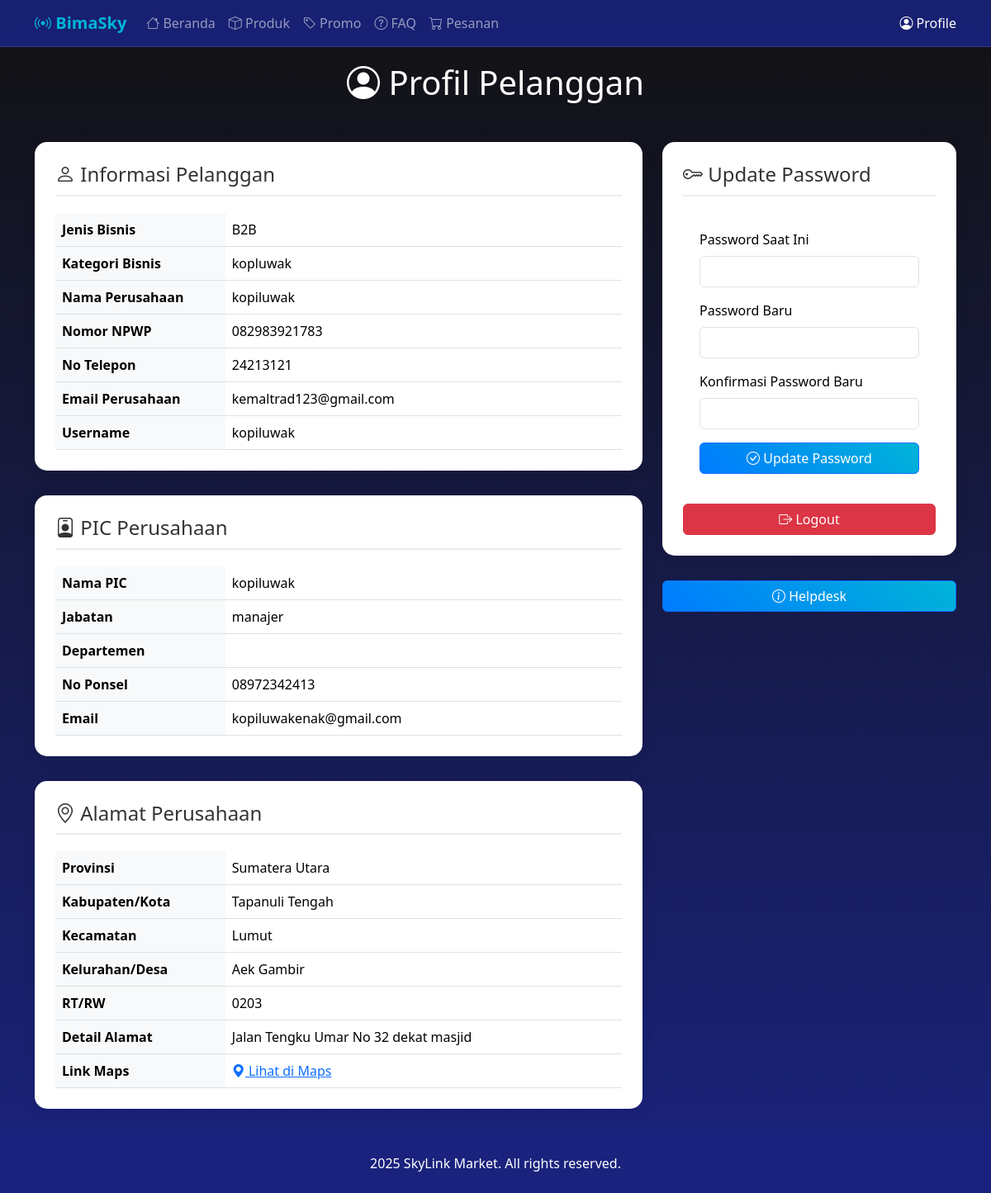
Screenshot of /display/profile.php (signed in) with the database file from the repository.
### tables this page shows
CREATE TABLE `pelanggan` (
  `id` int(11) NOT NULL,
  `jenis_bisnis` enum('B2B','B2C') NOT NULL,
  `kategori_bisnis` varchar(255) NOT NULL,
  `nama_perusahaan` varchar(255) NOT NULL,
  `nomor_npwp` varchar(20) DEFAULT NULL,
  `no_telepon` varchar(20) DEFAULT NULL,
  `password` varchar(255) NOT NULL,
  `sumber_informasi` varchar(255) DEFAULT NULL,
  `email_perusahaan` varchar(50) NOT NULL,
  `username` varchar(50) NOT NULL,
  `pic_perusahaan` varchar(225) NOT NULL,
  `alamat_perusahaan` varchar(255) DEFAULT NULL,
  `status` enum('pending','approve') NOT NULL DEFAULT 'pending'
);

CREATE TABLE `pic_perusahaan` (
  `id` int(11) NOT NULL,
  `nama_pic` varchar(255) NOT NULL,
  `jabatan` varchar(255) DEFAULT NULL,
  `departemen` varchar(255) DEFAULT NULL,
  `no_ponsel` varchar(20) DEFAULT NULL,
  `nik` varchar(16) DEFAULT NULL,
  `dokumen_legalitas` varchar(255) DEFAULT NULL,
  `foto_akta_pendirian` varchar(255) DEFAULT NULL,
  `foto_nib_isp` varchar(255) DEFAULT NULL,
  `email` varchar(50) NOT NULL,
  `pelanggan_id` int(11) NOT NULL
);

CREATE TABLE `alamat_perusahaan` (
  `id` int(11) NOT NULL,
  `provinsi` varchar(255) DEFAULT NULL,
  `kabupaten_kota` varchar(255) DEFAULT NULL,
  `kecamatan` varchar(255) DEFAULT NULL,
  `kelurahan_desa` varchar(255) DEFAULT NULL,
  `rt_rw` varchar(20) DEFAULT NULL,
  `detail_alamat` text DEFAULT NULL,
  `link_maps` text DEFAULT NULL,
  `pelanggan_id` int(11) NOT NULL
);

### controllers/ProfileController.php (called while the page is built, shortened)
<?php
require_once __DIR__ . '/../models/Profile.php';
require_once __DIR__ . '/../config/db_connection.php';
class ProfileController {
    private $model;
    public function __construct() {
        $this->conn = Database::getConnection();
        $this->model = new Profile($this->conn);
    }
    public function index() {
        $userId = $_SESSION['user_id'];
        $user = $this->model->getUserProfile($userId);
        $address = $this->model->getUserAddress($userId);
        $pic = $this->model->getUserPIC($userId);
        require_once __DIR__ . '/../views/profile_view.php';
    }
}
?>

### display/profile.php (called while the page is built, shortened)
<?php
require_once '../controllers/ProfileController.php';
$controller = new ProfileController();
$controller->index();

### config/db_connection.php (called while the page is built, shortened)
<?php
class Database
{
    private static $host = 'localhost';
    private static $username = 'root';
    private static $password = '';
    private static $database = 'dtptelkomsat';
    private static $conn = null;
    public static function getConnection()
    {
        if (self::$conn === null) {
            self::$conn = new mysqli(self::$host, self::$username, self::$password, self::$database);
        }
        return self::$conn;
    }
}
?>

### models/Profile.php (called while the page is built, shortened)
<?php
class Profile {
    private $conn;
    public function __construct($db) {
        $this->conn = $db;
    }
    public function getUserProfile($userId) {
        $query = "SELECT * FROM pelanggan WHERE id = ?";
        $stmt = $this->conn->prepare($query);
        $stmt->bind_param("i", $userId);
        $stmt->execute();
        $result = $stmt->get_result();
        $user = $result->fetch_assoc();
        return $user;
    }
    public function getUserAddress($userId) {
        $query = "SELECT * FROM alamat_perusahaan WHERE pelanggan_id = ?";
        $stmt = $this->conn->prepare($query);
        $stmt->bind_param("i", $userId);
        $stmt->execute();
        $result = $stmt->get_result();
        $address = $result->fetch_assoc();
        return $address;
    }
    public function getUserPIC($userId) {
        $query = "SELECT * FROM pic_perusahaan WHERE pelanggan_id = ?";
        $stmt = $this->conn->prepare($query);
        $stmt->bind_param("i", $userId);
        $stmt->execute();
        $result = $stmt->get_result();
        $pic = $result->fetch_assoc();
        return $pic;
    }
}
?>

### views/profile_view.php (the view, shortened to what this page needs)
<!DOCTYPE html>
<html lang="en">
<head>
    <link rel="stylesheet" href="/skripsi/css/style.css">
    <link rel="stylesheet" href="/skripsi/css/skylink-theme.css">
    <link href="https://cdn.jsdelivr.net/npm/bootstrap@5.3.3/dist/css/bootstrap.min.css" rel="stylesheet">
    <link rel="stylesheet" href="https://cdn.jsdelivr.net/npm/bootstrap-icons@1.11.3/font/bootstrap-icons.min.css">
</head>
<body>
    <header>
        <nav class="navbar navbar-expand-lg navbar-dark fixed-top">
            <div class="container">
                <a class="navbar-brand" href="#">
                    <i class="bi bi-broadcast"></i> BimaSky
                </a>
                <div class="collapse navbar-collapse" id="navbarNav">
                    <ul class="navbar-nav me-auto">
                        <li class="nav-item">
                            <a class="nav-link" href="home">
                                <i class="bi bi-house"></i> Beranda
                            </a>
                        </li>
                        <li class="nav-item">
                            <a class="nav-link" href="produk">
                                <i class="bi bi-box"></i> Produk
                            </a>
                        </li>
                        <li class="nav-item">
                            <a class="nav-link" href="promo">
                                <i class="bi bi-tag"></i> Promo
                            </a>
                        </li>
                        <li class="nav-item">
                            <a class="nav-link" href="faq">
                                <i class="bi bi-question-circle"></i> FAQ
                            </a>
                        </li>
                        <li class="nav-item">
                            <a class="nav-link" href="tracking.order">
                                <i class="bi bi-cart"></i> Pesanan
                            </a>
                        </li>
                    </ul>
                    <div class="d-flex">
                        <a class="nav-link active text-white" href="profile">
                            <i class="bi bi-person-circle"></i> Profile
                        </a>
                    </div>
                </div>
            </div>
        </nav>
    </header>
    <div class="container">
        <div class="row">
            <div class="col-md-12 mb-4">
                <h1 class="text-center mb-4">
                    <i class="bi bi-person-circle"></i> Profil Pelanggan
                </h1>
            </div>
        </div>
        <div class="row">
            <div class="col-md-8">
                <div class="profile-section">
                    <h2><i class="bi bi-person"></i> Informasi Pelanggan</h2>
                    <table class="table">
                        <tr>
                            <th>Jenis Bisnis</th>
                            <td><?php echo htmlspecialchars($user['jenis_bisnis']); ?></td>
                        </tr>
                        <tr>
                            <th>Kategori Bisnis</th>
                            <td><?php echo htmlspecialchars($user['kategori_bisnis']); ?></td>
                        </tr>
                        <tr>
                            <th>Nama Perusahaan</th>
                            <td><?php echo htmlspecialchars($user['nama_perusahaan']); ?></td>
                        </tr>
                        <tr>
                            <th>Nomor NPWP</th>
                            <td><?php echo htmlspecialchars($user['nomor_npwp']); ?></td>
                        </tr>
                        <tr>
                            <th>No Telepon</th>
                            <td><?php echo htmlspecialchars($user['no_telepon']); ?></td>
                        </tr>
                        <tr>
                            <th>Email Perusahaan</th>
                            <td><?php echo htmlspecialchars($user['email_perusahaan']); ?></td>
                        </tr>
                        <tr>
                            <th>Username</th>
                            <td><?php echo htmlspecialchars($user['username']); ?></td>
                        </tr>
                    </table>
                </div>
                <?php if ($pic): ?>
                <div class="profile-section">
                    <h2><i class="bi bi-person-badge"></i> PIC Perusahaan</h2>
                    <table class="table">
                        <tr>
                            <th>Nama PIC</th>
                            <td><?php echo htmlspecialchars($pic['nama_pic']); ?></td>
                        </tr>
                        <tr>
                            <th>Jabatan</th>
                            <td><?php echo htmlspecialchars($pic['jabatan']); ?></td>
                        </tr>
                        <tr>
                            <th>Departemen</th>
                            <td><?php echo htmlspecialchars($pic['departemen']); ?></td>
                        </tr>
                        <tr>
                            <th>No Ponsel</th>
                            <td><?php echo htmlspecialchars($pic['no_ponsel']); ?></td>
                        </tr>
                        <tr>
                            <th>Email</th>
                            <td><?php echo htmlspecialchars($pic['email']); ?></td>
                        </tr>
                    </table>
                </div>
                <?php endif; ?>
                <?php if ($address): ?>
                <div class="profile-section">
                    <h2><i class="bi bi-geo-alt"></i> Alamat Perusahaan</h2>
                    <table class="table">
                        <tr>
                            <th>Provinsi</th>
                            <td><?php echo htmlspecialchars($address['provinsi']); ?></td>
                        </tr>
                        <tr>
                            <th>Kabupaten/Kota</th>
                            <td><?php echo htmlspecialchars($address['kabupaten_kota']); ?></td>
                        </tr>
                        <tr>
                            <th>Kecamatan</th>
                            <td><?php echo htmlspecialchars($address['kecamatan']); ?></td>
                        </tr>
                        <tr>
                            <th>Kelurahan/Desa</th>
                            <td><?php echo htmlspecialchars($address['kelurahan_desa']); ?></td>
                        </tr>
                        <tr>
                            <th>RT/RW</th>
                            <td><?php echo htmlspecialchars($address['rt_rw']); ?></td>
                        </tr>
                        <tr>
                            <th>Detail Alamat</th>
                            <td><?php echo htmlspecialchars($address['detail_alamat']); ?></td>
                        </tr>
                        <?php if (!empty($address['link_maps'])): ?>
                            <tr>
                                <th>Link Maps</th>
                                <td><a href="<?php echo htmlspecialchars($address['link_maps']); ?>"
                                        target="_blank" class="text-primary">
                                        <i class="bi bi-geo-alt-fill"></i> Lihat di Maps
                                    </a></td>
                            </tr>
                        <?php endif; ?>
                    </table>
                </div>
                <?php endif; ?>
            </div>
            <div class="col-md-4">
                <div class="profile-section">
                    <h2><i class="bi bi-key"></i> Update Password</h2>
                    <form id="passwordUpdateForm" class="password-form">
                        <div class="mb-3">
                            <label for="currentPassword" class="form-label">Password Saat Ini</label>
                            <input type="password" class="form-control" id="currentPassword" name="current_password"
                                required>
                        </div>
                        <div class="mb-3">
                            <label for="newPassword" class="form-label">Password Baru</label>
                            <input type="password" class="form-control" id="newPassword" name="new_password" required>
                        </div>
                        <div class="mb-3">
                            <label for="confirmPassword" class="form-label">Konfirmasi Password Baru</label>
                            <input type="password" class="form-control" id="confirmPassword" name="confirm_password"
                                required>
                        </div>
                        <button type="submit" class="btn btn-primary w-100 mb-3">
                            <i class="bi bi-check-circle"></i> Update Password
                        </button>
                    </form>
                    <a href="logout" class="btn btn-danger w-100">
                        <i class="bi bi-box-arrow-right"></i> Logout
                    </a>
                </div>
                <div class="col-md-12">
                    <a href="helpdesk" class="btn btn-primary w-100">
                        <i class="bi bi-info-circle"></i> Helpdesk
                    </a>
                </div>
            </div>
        </div>
    </div>
    <footer class="text-center py-4">
        <div class="container">
            <p class="mb-0"> 2025 SkyLink Market. All rights reserved.</p>
        </div>
    </footer>
</body>
</html>

### css/skylink-theme.css (style rules this page uses)
:root { --primary-color: #007bff; --space-blue: #1a237e; --space-dark: #121212; --accent-color: #00b4d8; --text-light: #ffffff; --text-gray: #adb5bd; }
body { background: linear-gradient(to bottom, var(--space-dark), var(--space-blue)); color: var(--text-light); font-family: 'Poppins', sans-serif; }
.navbar { background: rgba(26, 35, 126, 0.9) !important; backdrop-filter: blur(10px); border-bottom: 1px solid rgba(255, 255, 255, 0.1); }
.navbar-brand { font-weight: 700; font-size: 1.5rem; color: var(--accent-color) !important; }
h1, h2, h3, h4, h5, h6, p, span, div { color: var(--text-light); }
.btn-primary { background: linear-gradient(45deg, var(--primary-color), var(--accent-color)); border: none; padding: 10px 25px; border-radius: 25px; transition: all 0.3s ease; }
footer { background: rgba(26, 35, 126, 0.9); color: var(--text-light); }

### views/profile_view.php (style rules this page uses)
body { padding-top: 76px; background-color: #f8f9fa; }
.profile-section { background: white; border-radius: 15px; padding: 25px; margin-bottom: 30px; box-shadow: 0 0 15px rgba(0, 0, 0, 0.1); }
.profile-section h2 { color: #333; font-size: 1.5rem; margin-bottom: 20px; padding-bottom: 10px; border-bottom: 2px solid #e9ecef; }
.table { margin-bottom: 0; }
.table th { width: 30%; background-color: #f8f9fa; }
.password-form { background: #fff; padding: 20px; border-radius: 10px; }
.password-form .form-label { color: #000; font-weight: 500; }

### rows the page displays
pelanggan: jenis_bisnis "B2B", kategori_bisnis "kopluwak", nama_perusahaan "kopiluwak", nomor_npwp "082983921783", no_telepon "24213121", email_perusahaan "kemaltrad123@gmail.com", username "kopiluwak"
pic_perusahaan: nama_pic "kopiluwak", jabatan "manajer", no_ponsel "08972342413", email "kopiluwakenak@gmail.com"
alamat_perusahaan: provinsi "Sumatera Utara", kabupaten_kota "Tapanuli Tengah", kecamatan "Lumut", kelurahan_desa "Aek Gambir", rt_rw "0203", detail_alamat "Jalan Tengku Umar No 32 dekat masjid"
